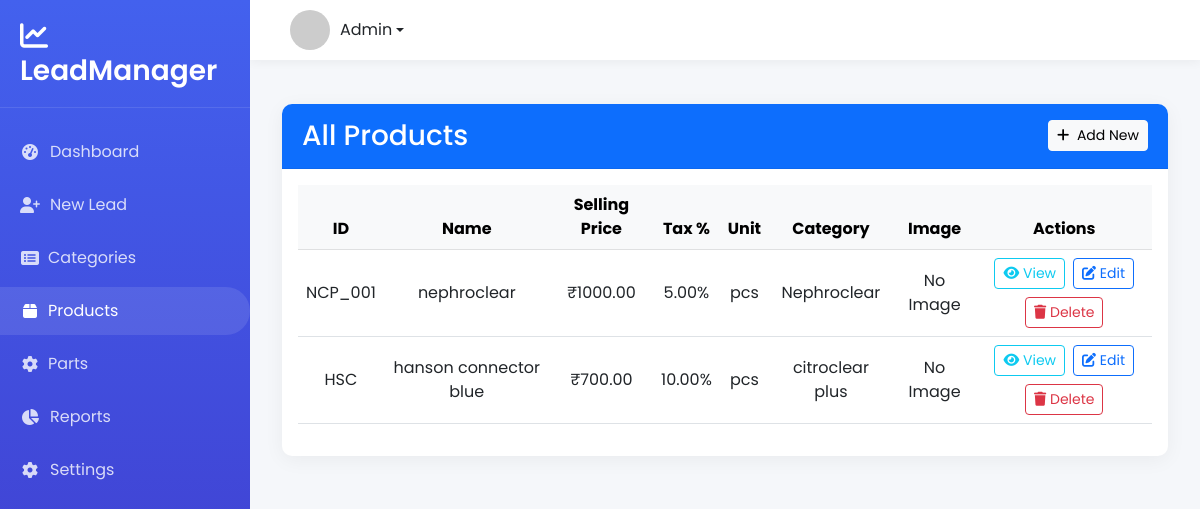
Before: /products/ with the older database file.
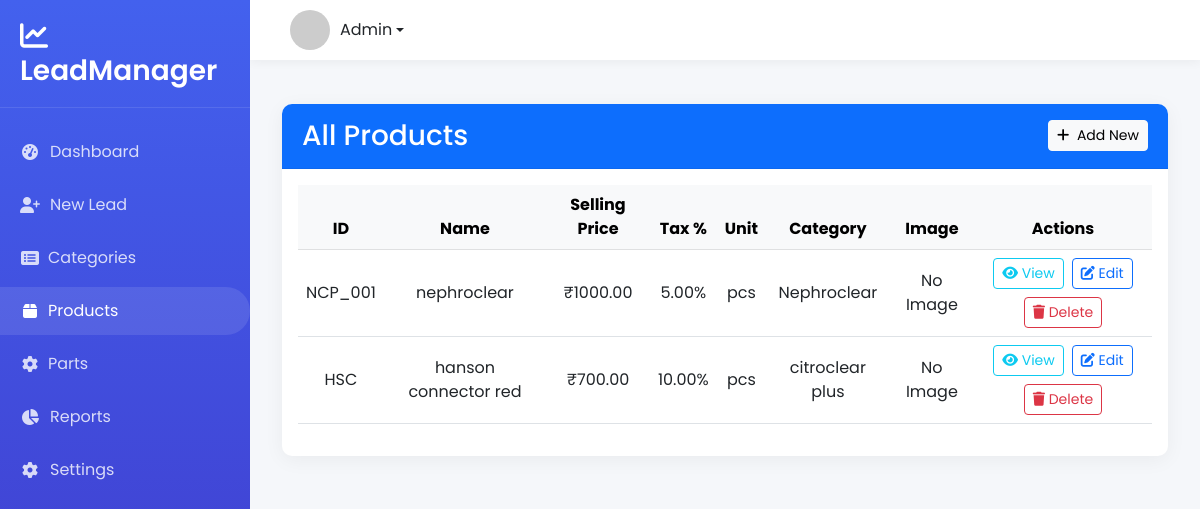
After: the same page with the newer database file.
### leads/models.py (models this page shows, shortened)
class Product(models.Model):
    PRODUCT_UNITS = [
        ('kg', 'Kilogram'),
        ('ltr', 'Liter'),
        ('pcs', 'Pieces'),
        ('box', 'Box'),
        ('nos', 'Numbers'),
    ]
    id = models.CharField(max_length=50, primary_key=True)
    name = models.CharField(max_length=100)
    selling_price = models.DecimalField(max_digits=10, decimal_places=2)
    tax_percent = models.DecimalField(max_digits=5, decimal_places=2)
    purchase_price = models.DecimalField(max_digits=10, decimal_places=2)
    unit = models.CharField(max_length=10, choices=PRODUCT_UNITS, default='pcs')
    hsn_sac = models.CharField(max_length=20, blank=True, null=True)
    description = models.TextField(blank=True)
    category = models.ForeignKey('Category', on_delete=models.SET_NULL, null=True)
    product_image = models.ImageField(upload_to='product_images/', blank=True, null=True)
    created_at = models.DateTimeField(auto_now_add=True)

class Category(models.Model):
    id = models.CharField(max_length=50, primary_key=True)
    name = models.CharField(max_length=100)
    description = models.TextField(blank=True, null=True)
    image = models.ImageField(upload_to='categories/', blank=True, null=True)
    created_at = models.DateTimeField(auto_now_add=True)
    updated_at = models.DateTimeField(auto_now=True)

### leads/views.py (the view)
# urls.py: path('products/', views.product_list, name='product_list'),
def product_list(request):
    products = Product.objects.all()
    return render(request, 'product_list.html', {'products': products})

### leads/templates/product_list.html (shortened to what this page needs)
{% extends "base.html" %}
{% block content %}
<div class="container mt-4">
    <div class="card">
        <div class="card-header bg-primary text-white d-flex justify-content-between align-items-center">
            <h3 class="mb-0">All Products</h3>
            <a href="{% url 'add_product' %}" class="btn btn-light btn-sm">
                <i class="fas fa-plus me-1"></i> Add New
            </a>
        </div>
        <div class="card-body">
            <div class="table-responsive">
                <table class="table table-hover align-middle text-center">
                    <thead class="table-light">
                        <tr>
                            <th>ID</th>
                            <th>Name</th>
                            <th>Selling Price</th>
                            <th>Tax %</th>
                            <th>Unit</th>
                            <th>Category</th>
                            <th>Image</th>
                            <th>Actions</th>
                        </tr>
                    </thead>
                    <tbody>
                        {% for product in products %}
                        <tr>
                            <td>{{ product.id }}</td>
                            <td>{{ product.name }}</td>
                            <td>₹{{ product.selling_price }}</td>
                            <td>{{ product.tax_percent }}%</td>
                            <td>{{ product.unit }}</td>
                            <td>{{ product.category.name }}</td>
                            <td>
                                {% if product.product_image %}
                                    <img src="{{ product.product_image.url }}" width="50" height="50" class="img-thumbnail">
                                {% else %}
                                    No Image
                                {% endif %}
                            </td>
                            <td>
                                <div class="d-flex gap-2 justify-content-center flex-wrap">
                                    <a href="{% url 'product_detail' product.id %}" class="btn btn-sm btn-outline-info">
                                        <i class="fas fa-eye"></i> View
                                    </a>
                                    <a href="{% url 'edit_product' product.id %}" class="btn btn-sm btn-outline-primary">
                                        <i class="fas fa-edit"></i> Edit
                                    </a>
                                    <button type="button" class="btn btn-sm btn-outline-danger"
                                            onclick="confirmDelete('{{ product.id }}', '{{ product.name }}')">
                                        <i class="fas fa-trash"></i> Delete
                                    </button>
                                </div>
                            </td>
                        </tr>
                        {% endfor %}
                    </tbody>
                </table>
            </div>
        </div>
    </div>
</div>
{% endblock %}

Changed rows visible on the page:
changed Product "HSC": name "hanson connector blue" → "hanson connector red"
